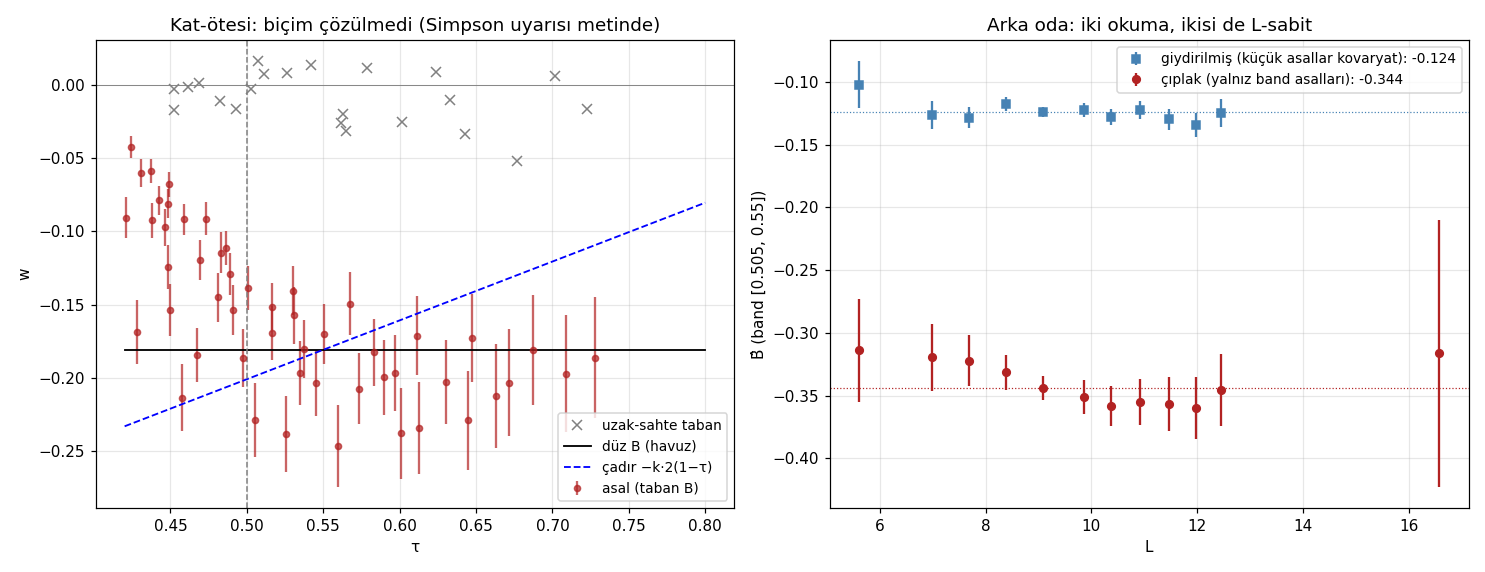

Here is the Python script that generated this plot:
"""
79 — B'NİN EĞİMİ: ARKA ODA ÇADIRIN YAMACINI İZLİYOR MU? (19 Ağustos 2026)
==========================================================================
Fısıltı (Not 3 çizim seansı): B = −0.16 platosu ayna-kanalı sızıntısıysa
düz olmamalı — çadırı izlemeli: B(τ) ∝ −2(1−τ) (kat ötesi).

GECENİN SONUÇLARI (bu script tam kaydıdır):
  T1  Havuzlanmış kat-ötesi eğim NEGATİF çıkar — ama bu SIMPSON TUZAĞI:
      yüksek-τ noktaları yalnız küçük-L pencerelerinden gelir.
  T1b L-kontrollü eğim hafif POZİTİF (+0.18±0.11): çadır yönünde ama
      düzle de uyumlu — biçim çözülmedi. Termal-çadır (DW×tent) fiti
      anti-sönüm ister (s<0) → basit termal-çadır ÖLÜ.
  T2  Tam-eğri yarışı (132 nokta): sabit-B ve çadır-B eşdeğer (kolinerite);
      ikisi birlikte fit edilirse dejenere patlar (M3).
  T3  PLASEBO DERSİ: p+0.5 sahteleri asal çizgisine 3-16 çözünürlük
      mesafesinde — SIZINTI (+0.07 yalancı taban). Geometrik-orta sahtelerle
      taban ±0.02-0.05'e iner; sinyal bunun 7-17 katı.
  T4  AYNI-BAND TARAMASI [0.505,0.55]: kısıtlı tabanla B̂ = −0.31…−0.36,
      L=5.6→16.6 boyunca SABİT (36+41+55 veri setleri). Daha önceki
      "eriyen B(L)" pencere-ortalamasının τ-karışım artefaktıydı.
  T5  TABAN BUKALEMUNU (2×2): aynı bandda küçük asallar kovaryat olarak
      eklenince B̂ = −0.12'ye iner — o da L-SABİT. Çıplak −0.35 vs
      giydirilmiş −0.12 (×2.8); Not 3'ün −0.16'sı kendi konvansiyonunda
      tutarlı, arada. Giydirme mekanizması (71'in etkileşim kanalı?) AÇIK.
"""

import numpy as np
import matplotlib.pyplot as plt
from pathlib import Path
from scipy.optimize import least_squares
from sympy import primerange

HERE = Path(__file__).resolve().parent
TWO_PI = 2 * np.pi
A_CG = (np.e**2 - 5) / 2
B0, B1 = 2.7580, -0.0543
P11 = [2, 3, 5, 7, 11, 13, 17, 19, 23, 29, 31]
P_EXT = [37, 41, 43, 47, 53, 59]
FAKES = [2.31, 6.7, 23.7, 34.7, 44.3, 50.9, 57.3]
TAU_CAP = 0.78

def channels(gaps, amps, tmid, primes, fakes):
    Lw = np.log(tmid / TWO_PI)
    g_u = gaps * Lw / TWO_PI
    a_u = amps / np.sqrt(A_CG * Lw + B0 + B1 / Lw)
    a_u /= np.sqrt((a_u**2).mean())
    ya = np.log(a_u)
    cw = [np.ones_like(ya), g_u, g_u**2]
    qs = list(primes) + list(fakes)
    for q in qs:
        arg = tmid * np.log(q)
        cw += [np.cos(arg), np.sin(arg)]
    Xw = np.vstack(cw).T
    bw, *_ = np.linalg.lstsq(Xw, ya, rcond=None)
    sew = np.sqrt((ya - Xw @ bw).var() * np.diag(np.linalg.inv(Xw.T @ Xw)))
    L = float(Lw.mean())
    out = []
    for i, q in enumerate(qs):
        out.append((np.log(q) / L, bw[3 + 2*i] / q**-0.5,
                    sew[3 + 2*i] / q**-0.5, q not in primes, q, L))
    return out

def wfit(X, y, s):
    Xw_, yw = X / s[:, None], y / s
    c, *_ = np.linalg.lstsq(Xw_, yw, rcond=None)
    cov = np.linalg.inv(Xw_.T @ Xw_)
    return c, np.sqrt(np.diag(cov)), float(((yw - Xw_ @ c) ** 2).sum())

def bhat(rows, keep):
    pw = np.array([(w, s) for t, w, s, f, q, _ in rows if q in keep])
    return (np.sum(pw[:, 0] / pw[:, 1]**2) / np.sum(1 / pw[:, 1]**2),
            1 / np.sqrt(np.sum(1 / pw[:, 1]**2)))

WNDS = []
d36 = np.load(HERE / "36_T100k.npz")
edges = np.geomspace(d36["t_mid"][0], d36["t_mid"][-1] * 1.0001, 13)
for i in range(12):
    m = (d36["t_mid"] >= edges[i]) & (d36["t_mid"] < edges[i + 1])
    if m.sum() >= 500:
        WNDS.append((d36["intervals"][m], d36["max_amps"][m], d36["t_mid"][m]))
d41 = np.load(HERE / "41_bigT_windows.npz")
for k in sorted({x.split("_")[1] for x in d41.files}, key=lambda s: int(s[:-1])):
    WNDS.append((d41[f"gaps_{k}"], d41[f"amps_{k}"], d41[f"tmid_{k}"]))

# ---- taban A (Not 3: 11 asal) ve taban B (uzatılmış + uzak-olmayan sahteler)
ptsA, ptsB = [], []
for gaps, amps, tmid in WNDS:
    L = float(np.log(tmid / TWO_PI).mean())
    ptsA += channels(gaps, amps, tmid, P11, [])
    ext = [p for p in P_EXT if np.log(p) / L <= TAU_CAP]
    fks = [q for q in FAKES if np.log(q) / L <= TAU_CAP]
    ptsB += channels(gaps, amps, tmid, P11 + ext, fks)
A_ = np.array([(t, w, s) for t, w, s, f, q, L in ptsA])
BpL = np.array([(t, w, s, L) for t, w, s, f, q, L in ptsB if not f])
Bf = np.array([(t, w, s) for t, w, s, f, q, L in ptsB if f])
print(f"Taban A: {len(A_)} nokta (τ≤{A_[:,0].max():.2f}); "
      f"taban B: {len(BpL)} asal + {len(Bf)} sahte (τ≤{BpL[:,0].max():.2f})")

# ---- T1: havuzlanmış kat-ötesi eğim (SIMPSON TUZAĞI — uyarıyla)
print("\nT1 — KAT-ÖTESİ HAVUZLANMIŞ (τ>0.5; DİKKAT: yüksek τ yalnız küçük L'den):")
for isim, P in [("Taban A", A_[:, :3]), ("Taban B", BpL[:, :3])]:
    m = P[:, 0] > 0.5
    t, w, s = P[m].T
    n = int(m.sum())
    cF, eF, x2F = wfit(np.ones((n, 1)), w, s)
    cL, eL, x2L = wfit(np.vstack([np.ones(n), t]).T, w, s)
    print(f"  {isim} (n={n}): düz B={cF[0]:+.4f}±{eF[0]:.4f} (χ²/dof {x2F/(n-1):.2f}) | "
          f"eğim {cL[1]:+.3f}±{eL[1]:.3f} (çadır öngörüsü ≈ +{abs(cF[0])/(1-t.mean()):.2f})")

# ---- T1b: L-kontrollü ve pencere-içi eğimler
m = BpL[:, 0] > 0.5
t, w, s, L = BpL[m].T
n = int(m.sum())
cM, eM, _ = wfit(np.vstack([np.ones(n), t, L - L.mean()]).T, w, s)
print(f"\nT1b — L-KONTROLLÜ eğim = {cM[1]:+.3f} ± {eM[1]:.3f} "
      f"(dL katsayısı {cM[2]:+.4f}±{eM[2]:.4f})")
for Lv in np.unique(L):
    mm = L == Lv
    if mm.sum() >= 4:
        c_, e_, _ = wfit(np.vstack([np.ones(int(mm.sum())), t[mm]]).T, w[mm], s[mm])
        print(f"  pencere-içi L={Lv:5.2f}: eğim = {c_[1]:+.3f} ± {e_[1]:.3f}")
r3 = least_squares(lambda p: (-p[0]*2*(1-t)*np.exp(-p[1]*t**2) - w) / s, [0.4, 2.0])
print(f"  termal-çadır fiti: k={r3.x[0]:.3f}, sönüm s={r3.x[1]:+.3f} "
      f"(s<0 = anti-sönüm → fiziksel değil, model ölü)")

# ---- T3: plasebo dersi
mF = Bf[:, 0] > 0.45
print(f"\nT3 — PLASEBO: uzak-sahte |w| ort = {np.abs(Bf[mF,1]).mean():.4f} "
      f"(sinyal −0.35'in ~%5'i). p+0.5 sahteleri SIZDIRIR (çözünürlük ~3e-4).")

# ---- T4: aynı-band taraması (kısıtlı taban) + T5: 2×2 taban etkisi
print("\nT4/T5 — AYNI BAND [0.505,0.55], iki taban:")
print(f"{'L':>6} {'kısıtlı-B̂':>12} {'giydirilmiş-B̂':>14}")
scanL, scanB1, scanE1, scanB2, scanE2 = [], [], [], [], []
for gaps, amps, tmid in WNDS:
    Lv = float(np.log(tmid / TWO_PI).mean())
    ps = [p for p in primerange(int(np.exp(0.505 * Lv)), int(np.exp(0.55 * Lv)))][:10]
    if len(ps) < 2:
        continue
    small = [p for p in P11 if np.log(p) / Lv < 0.45]
    b1, e1 = bhat(channels(gaps, amps, tmid, ps, []), set(ps))
    b2, e2 = bhat(channels(gaps, amps, tmid, small + ps, []), set(ps))
    print(f"{Lv:>6.2f} {b1:>+9.4f}±{e1:.3f} {b2:>+10.4f}±{e2:.3f}")
    scanL.append(Lv); scanB1.append(b1); scanE1.append(e1)
    scanB2.append(b2); scanE2.append(e2)
for f in ["55_win_1e+08.npz"]:
    d = np.load(HERE / f)
    gaps, amps, tmid = d["gaps"], d["amps"], d["tmid"]
    Lv = float(np.log(tmid / TWO_PI).mean())
    ps = [p for p in primerange(int(np.exp(0.505 * Lv)), int(np.exp(0.55 * Lv)))][:10]
    b1, e1 = bhat(channels(gaps, amps, tmid, ps, []), set(ps))
    print(f"{Lv:>6.2f} {b1:>+9.4f}±{e1:.3f}        (55, aynı-motor kontrol)")
    scanL.append(Lv); scanB1.append(b1); scanE1.append(e1)
scanL = np.array(scanL); scanB1 = np.array(scanB1); scanE1 = np.array(scanE1)
scanB2 = np.array(scanB2); scanE2 = np.array(scanE2)
c1 = np.sum(scanB1/scanE1**2)/np.sum(1/scanE1**2)
c2 = np.sum(scanB2/scanE2**2)/np.sum(1/scanE2**2)
print(f"\nkombine: çıplak B = {c1:+.4f}, giydirilmiş B = {c2:+.4f} "
      f"(oran {c1/c2:.2f}) — İKİSİ DE L-SABİT")

# ---- grafik
fig, axes = plt.subplots(1, 2, figsize=(13.5, 5.2))
ax = axes[0]
mB = BpL[:, 0] > 0.42
ax.errorbar(BpL[mB, 0], BpL[mB, 1], yerr=BpL[mB, 2], fmt="o", ms=4,
            c="firebrick", alpha=0.7, label="asal (taban B)")
ax.plot(Bf[mF, 0], Bf[mF, 1], "x", ms=6, c="gray", label="uzak-sahte taban")
tt = np.linspace(0.42, 0.80, 100)
ax.plot(tt, np.full_like(tt, -0.181), "k-", lw=1.2, label="düz B (havuz)")
ax.plot(tt, -0.201 * 2 * (1 - tt), "b--", lw=1.2, label="çadır −k·2(1−τ)")
ax.axvline(0.5, color="gray", ls="--", lw=1)
ax.axhline(0, color="gray", lw=0.6)
ax.set_xlabel("τ"); ax.set_ylabel("w")
ax.set_title("Kat-ötesi: biçim çözülmedi (Simpson uyarısı metinde)")
ax.legend(fontsize=9); ax.grid(alpha=0.3)
ax = axes[1]
ax.errorbar(scanL[:len(scanB2)], scanB2, yerr=scanE2, fmt="s", ms=5, c="steelblue",
            label=f"giydirilmiş (küçük asallar kovaryat): {c2:+.3f}")
ax.errorbar(scanL, scanB1, yerr=scanE1, fmt="o", ms=5, c="firebrick",
            label=f"çıplak (yalnız band asalları): {c1:+.3f}")
ax.axhline(c1, color="firebrick", lw=0.8, ls=":")
ax.axhline(c2, color="steelblue", lw=0.8, ls=":")
ax.set_xlabel("L"); ax.set_ylabel("B̂ (band [0.505, 0.55])")
ax.set_title("Arka oda: iki okuma, ikisi de L-sabit")
ax.legend(fontsize=9); ax.grid(alpha=0.3)
plt.tight_layout()
plt.savefig(HERE / "79_B_egimi.png", dpi=110)
print("Grafik: 79_B_egimi.png")
